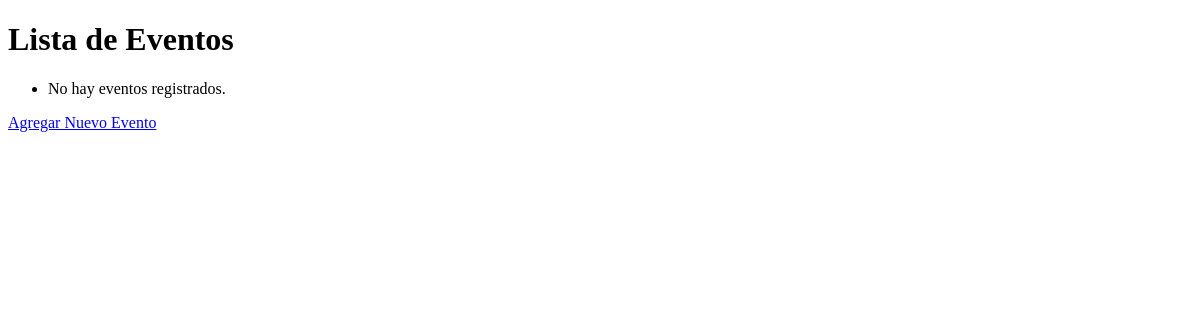
The app's page /eventos/, older data.
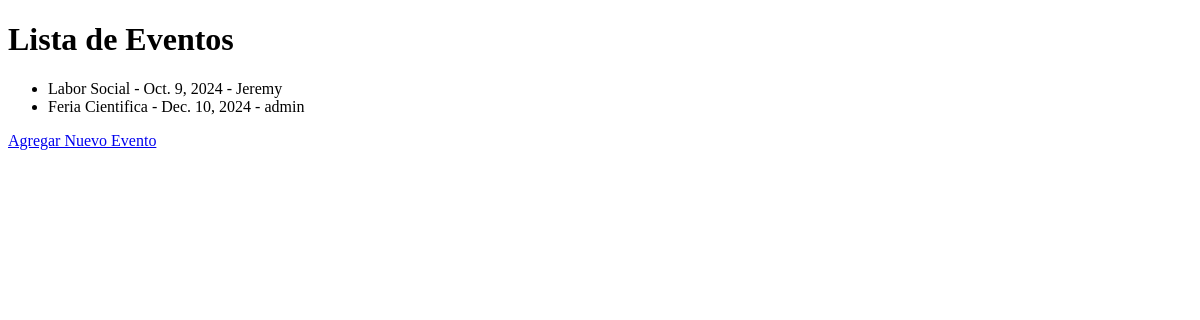
The same page, newer data.
### eventos/models.py (models this page shows, shortened)
class Evento(models.Model):
    nombre = models.CharField(max_length=200)
    organizador = models.ForeignKey(Organizador, on_delete=models.CASCADE)
    fecha = models.DateField()
    descripcion = models.TextField(default='No description provided')

class Organizador(models.Model):
    nombre = models.CharField(max_length=100)
    telefono = models.CharField(max_length=15, null=True, blank=True)
    email = models.EmailField(null=True, blank=True)

### eventos/views.py (the view)
# urls.py: path('', EventoListView.as_view(), name='evento-list'),
class EventoListView(ListView):
    model = Evento
    template_name = 'eventos/evento_list.html'
    context_object_name = 'eventos'
    def get_context_data(self, **kwargs):
        context = super().get_context_data(**kwargs)
        context['user'] = self.request.user
        return context

### eventos/templates/eventos/evento_list.html (shortened to what this page needs)
<!DOCTYPE html>
<html lang="es">
<head>
</head>
<body>
    <h1>Lista de Eventos</h1>
    <ul>
        {% for evento in eventos %}
        <li>
            {{ evento.nombre }} - {{ evento.fecha }} - {{ evento.organizador.nombre }}
        </li>
        {% empty %}
        <li>No hay eventos registrados.</li>
        {% endfor %}
    </ul>
    <a href="{% url 'evento-create' %}">Agregar Nuevo Evento</a>
</body>
</html>

Row changes from the older to the newer data that the page shows:
added Evento: nombre "Labor Social", fecha "Oct. 9, 2024", organizador.nombre "Jeremy"
added Evento: nombre "Feria Cientifica", fecha "Dec. 10, 2024", organizador.nombre "admin"
Text that changed along with them:
text no longer shown: "No hay eventos registrados."
